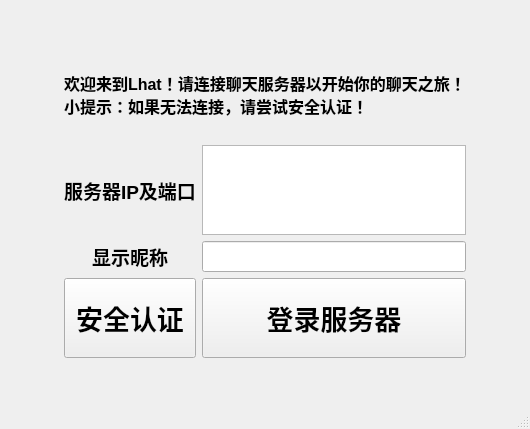
<?xml version="1.0" encoding="UTF-8"?>
<ui version="4.0">
 <class>LoginWindow</class>
 <widget class="QMainWindow" name="LoginWindow">
  <property name="geometry">
   <rect>
    <x>0</x>
    <y>0</y>
    <width>530</width>
    <height>429</height>
   </rect>
  </property>
  <property name="windowTitle">
   <string>MainWindow</string>
  </property>
  <widget class="QWidget" name="centralwidget">
   <layout class="QGridLayout" name="gridLayout">
    <item row="4" column="1">
     <widget class="QLabel" name="static_text_3">
      <property name="font">
       <font>
        <pointsize>14</pointsize>
        <bold>true</bold>
       </font>
      </property>
      <property name="text">
       <string>显示昵称</string>
      </property>
      <property name="alignment">
       <set>Qt::AlignCenter</set>
      </property>
     </widget>
    </item>
    <item row="5" column="1">
     <widget class="QPushButton" name="button_register">
      <property name="sizePolicy">
       <sizepolicy hsizetype="Minimum" vsizetype="Expanding">
        <horstretch>0</horstretch>
        <verstretch>2</verstretch>
       </sizepolicy>
      </property>
      <property name="maximumSize">
       <size>
        <width>16777215</width>
        <height>80</height>
       </size>
      </property>
      <property name="font">
       <font>
        <pointsize>20</pointsize>
        <bold>true</bold>
       </font>
      </property>
      <property name="text">
       <string>安全认证</string>
      </property>
     </widget>
    </item>
    <item row="2" column="2">
     <widget class="QPlainTextEdit" name="input_box_server_ip_port">
      <property name="sizePolicy">
       <sizepolicy hsizetype="Preferred" vsizetype="Preferred">
        <horstretch>0</horstretch>
        <verstretch>1</verstretch>
       </sizepolicy>
      </property>
      <property name="maximumSize">
       <size>
        <width>16777215</width>
        <height>90</height>
       </size>
      </property>
      <property name="font">
       <font>
        <pointsize>14</pointsize>
       </font>
      </property>
      <property name="plainText">
       <string/>
      </property>
     </widget>
    </item>
    <item row="4" column="2">
     <widget class="QLineEdit" name="input_box_nickname">
      <property name="font">
       <font>
        <pointsize>14</pointsize>
       </font>
      </property>
     </widget>
    </item>
    <item row="0" column="1">
     <spacer name="vSpacer2">
      <property name="orientation">
       <enum>Qt::Vertical</enum>
      </property>
      <property name="sizeHint" stdset="0">
       <size>
        <width>20</width>
        <height>40</height>
       </size>
      </property>
     </spacer>
    </item>
    <item row="6" column="2">
     <spacer name="vSpacer1">
      <property name="orientation">
       <enum>Qt::Vertical</enum>
      </property>
      <property name="sizeHint" stdset="0">
       <size>
        <width>20</width>
        <height>40</height>
       </size>
      </property>
     </spacer>
    </item>
    <item row="2" column="0">
     <spacer name="hSpacer2">
      <property name="orientation">
       <enum>Qt::Horizontal</enum>
      </property>
      <property name="sizeHint" stdset="0">
       <size>
        <width>40</width>
        <height>20</height>
       </size>
      </property>
     </spacer>
    </item>
    <item row="2" column="1">
     <widget class="QLabel" name="static_text_2">
      <property name="font">
       <font>
        <pointsize>14</pointsize>
        <bold>true</bold>
       </font>
      </property>
      <property name="contextMenuPolicy">
       <enum>Qt::DefaultContextMenu</enum>
      </property>
      <property name="layoutDirection">
       <enum>Qt::LeftToRight</enum>
      </property>
      <property name="text">
       <string>服务器IP及端口</string>
      </property>
      <property name="alignment">
       <set>Qt::AlignCenter</set>
      </property>
     </widget>
    </item>
    <item row="5" column="2">
     <widget class="QPushButton" name="button_login">
      <property name="sizePolicy">
       <sizepolicy hsizetype="Minimum" vsizetype="Expanding">
        <horstretch>0</horstretch>
        <verstretch>2</verstretch>
       </sizepolicy>
      </property>
      <property name="maximumSize">
       <size>
        <width>16777215</width>
        <height>80</height>
       </size>
      </property>
      <property name="font">
       <font>
        <pointsize>20</pointsize>
        <bold>true</bold>
       </font>
      </property>
      <property name="text">
       <string>登录服务器</string>
      </property>
     </widget>
    </item>
    <item row="1" column="1" colspan="2">
     <widget class="QLabel" name="static_text_1">
      <property name="sizePolicy">
       <sizepolicy hsizetype="Preferred" vsizetype="Expanding">
        <horstretch>0</horstretch>
        <verstretch>1</verstretch>
       </sizepolicy>
      </property>
      <property name="font">
       <font>
        <pointsize>12</pointsize>
        <bold>true</bold>
       </font>
      </property>
      <property name="text">
       <string>欢迎来到Lhat！请连接聊天服务器以开始你的聊天之旅！
小提示：如果无法连接，请尝试安全认证！</string>
      </property>
     </widget>
    </item>
    <item row="2" column="3">
     <spacer name="hSpacer1">
      <property name="orientation">
       <enum>Qt::Horizontal</enum>
      </property>
      <property name="sizeHint" stdset="0">
       <size>
        <width>40</width>
        <height>20</height>
       </size>
      </property>
     </spacer>
    </item>
   </layout>
  </widget>
  <widget class="QMenuBar" name="menubar">
   <property name="geometry">
    <rect>
     <x>0</x>
     <y>0</y>
     <width>530</width>
     <height>22</height>
    </rect>
   </property>
  </widget>
  <widget class="QStatusBar" name="statusbar"/>
 </widget>
 <tabstops>
  <tabstop>input_box_server_ip_port</tabstop>
  <tabstop>button_login</tabstop>
  <tabstop>button_register</tabstop>
 </tabstops>
 <resources/>
 <connections>
  <connection>
   <sender>button_login</sender>
   <signal>clicked()</signal>
   <receiver>LoginWindow</receiver>
   <slot>onCheckLogin()</slot>
   <hints>
    <hint type="sourcelabel">
     <x>382</x>
     <y>315</y>
    </hint>
    <hint type="destinationlabel">
     <x>335</x>
     <y>377</y>
    </hint>
   </hints>
  </connection>
  <connection>
   <sender>button_register</sender>
   <signal>clicked()</signal>
   <receiver>LoginWindow</receiver>
   <slot>onRegister()</slot>
   <hints>
    <hint type="sourcelabel">
     <x>142</x>
     <y>330</y>
    </hint>
    <hint type="destinationlabel">
     <x>143</x>
     <y>380</y>
    </hint>
   </hints>
  </connection>
 </connections>
 <slots>
  <slot>onCheckLogin()</slot>
  <slot>onRegister()</slot>
 </slots>
</ui>
